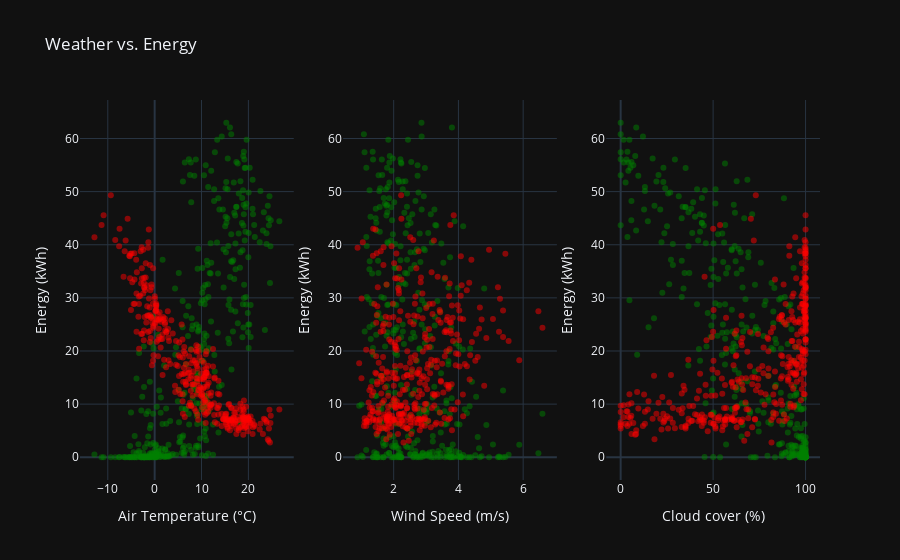

Source (notebook cell):
### Code cell
# Weather data daily averages
weather_average = df_w.groupby(df_w['Date'])[['air_temperature', 'wind_speed', 'cloud_cover']].mean()

# Figure with subplots
fig4 = make_subplots(rows=1, cols=3, subplot_titles=("Air Temperature vs. Energy", "Wind Speed vs. Energy", "Cloud cover vs. Energy"))

# Plot air temperature vs. energy generation/consumption
fig4.add_trace(go.Scatter(x=weather_average['air_temperature'], y=generation_daily, mode='markers', name='Generation', marker=dict(color='green', opacity=0.5)), row=1, col=1)
fig4.add_trace(go.Scatter(x=weather_average['air_temperature'], y=consumption_daily, mode='markers', name='Consumption', marker=dict(color='red', opacity=0.5)), row=1, col=1)
fig4.update_xaxes(title_text="Air Temperature (°C)", row=1, col=1)
fig4.update_yaxes(title_text="Energy (kWh)", row=1, col=1)

# Plot wind speed vs. energy generation/consumption
fig4.add_trace(go.Scatter(x=weather_average['wind_speed'], y=generation_daily, mode='markers', name='Generation', marker=dict(color='green', opacity=0.5)), row=1, col=2)
fig4.add_trace(go.Scatter(x=weather_average['wind_speed'], y=consumption_daily, mode='markers', name='Consumption', marker=dict(color='red', opacity=0.5)), row=1, col=2)
fig4.update_xaxes(title_text="Wind Speed (m/s)", row=1, col=2)
fig4.update_yaxes(title_text="Energy (kWh)", row=1, col=2)

# Plot cloud cover vs. energy generation/consumption
fig4.add_trace(go.Scatter(x=weather_average['cloud_cover'], y=generation_daily, mode='markers', name='Generation', marker=dict(color='green', opacity=0.5)), row=1, col=3)
fig4.add_trace(go.Scatter(x=weather_average['cloud_cover'], y=consumption_daily, mode='markers', name='Consumption', marker=dict(color='red', opacity=0.5)), row=1, col=3)
fig4.update_xaxes(title_text="Cloud cover (%)", row=1, col=3)
fig4.update_yaxes(title_text="Energy (kWh)", row=1, col=3)

# Reference data source
annotation = go.layout.Annotation(
    text='Source: Ignitis 2023',
    xref='paper', yref='paper',
    x=0, y=-0.25,
    showarrow=False,
    font=dict(size=10, color='grey')
)
fig4.layout.annotations = [annotation]

fig4.update_layout(title="Weather vs. Energy", showlegend=False, template='plotly_dark')
fig4.show()

### Figure 1 — Plotly figure (JSON) as saved in the notebook; plotly's stock layout.template omitted (floating-point values rounded to 4 significant figures; data arrays with more than 128 entries replaced by an {"elided": "..."} marker saying what was removed)
{"data": [{"marker": {"color": "green", "opacity": 0.5}, "mode": "markers", "name": "Generation", "type": "scatter", "x": {"elided": "366 float values"}, "xaxis": "x", "y": {"elided": "366 float values"}, "yaxis": "y"}, {"marker": {"color": "red", "opacity": 0.5}, "mode": "markers", "name": "Consumption", "type": "scatter", "x": {"elided": "366 float values"}, "xaxis": "x", "y": {"elided": "366 float values"}, "yaxis": "y"}, {"marker": {"color": "green", "opacity": 0.5}, "mode": "markers", "name": "Generation", "type": "scatter", "x": {"elided": "366 float values"}, "xaxis": "x2", "y": {"elided": "366 float values"}, "yaxis": "y2"}, {"marker": {"color": "red", "opacity": 0.5}, "mode": "markers", "name": "Consumption", "type": "scatter", "x": {"elided": "366 float values"}, "xaxis": "x2", "y": {"elided": "366 float values"}, "yaxis": "y2"}, {"marker": {"color": "green", "opacity": 0.5}, "mode": "markers", "name": "Generation", "type": "scatter", "x": {"elided": "366 float values"}, "xaxis": "x3", "y": {"elided": "366 float values"}, "yaxis": "y3"}, {"marker": {"color": "red", "opacity": 0.5}, "mode": "markers", "name": "Consumption", "type": "scatter", "x": {"elided": "366 float values"}, "xaxis": "x3", "y": {"elided": "366 float values"}, "yaxis": "y3"}], "layout": {"annotations": [{"font": {"color": "grey", "size": 10}, "showarrow": false, "text": "Source: Ignitis 2023", "x": 0, "xref": "paper", "y": -0.25, "yref": "paper"}], "showlegend": false, "title": {"text": "Weather vs. Energy"}, "xaxis": {"anchor": "y", "domain": [0, 0.2889], "title": {"text": "Air Temperature (°C)"}}, "xaxis2": {"anchor": "y2", "domain": [0.3556, 0.6444], "title": {"text": "Wind Speed (m/s)"}}, "xaxis3": {"anchor": "y3", "domain": [0.7111, 1], "title": {"text": "Cloud cover (%)"}}, "yaxis": {"anchor": "x", "domain": [0, 1], "title": {"text": "Energy (kWh)"}}, "yaxis2": {"anchor": "x2", "domain": [0, 1], "title": {"text": "Energy (kWh)"}}, "yaxis3": {"anchor": "x3", "domain": [0, 1], "title": {"text": "Energy (kWh)"}}}}
